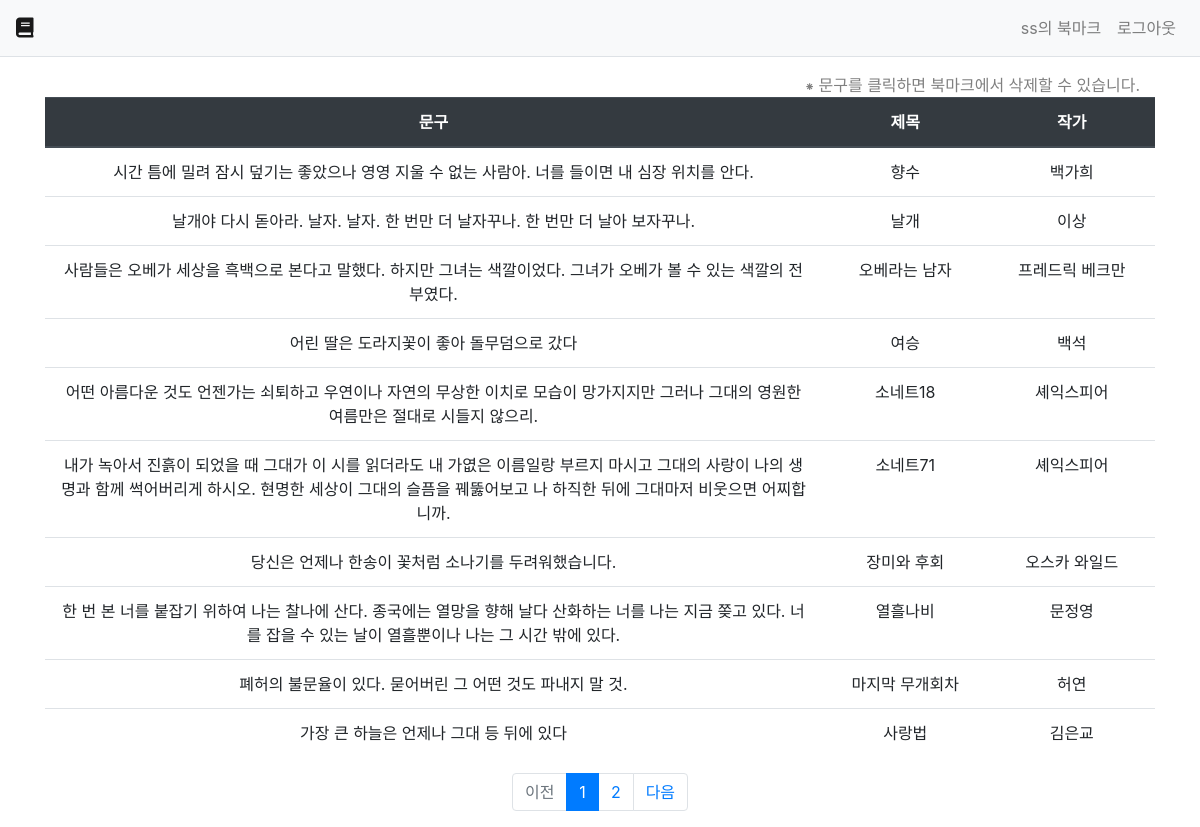
The app's page /main/bookmark/ (signed in), older data.
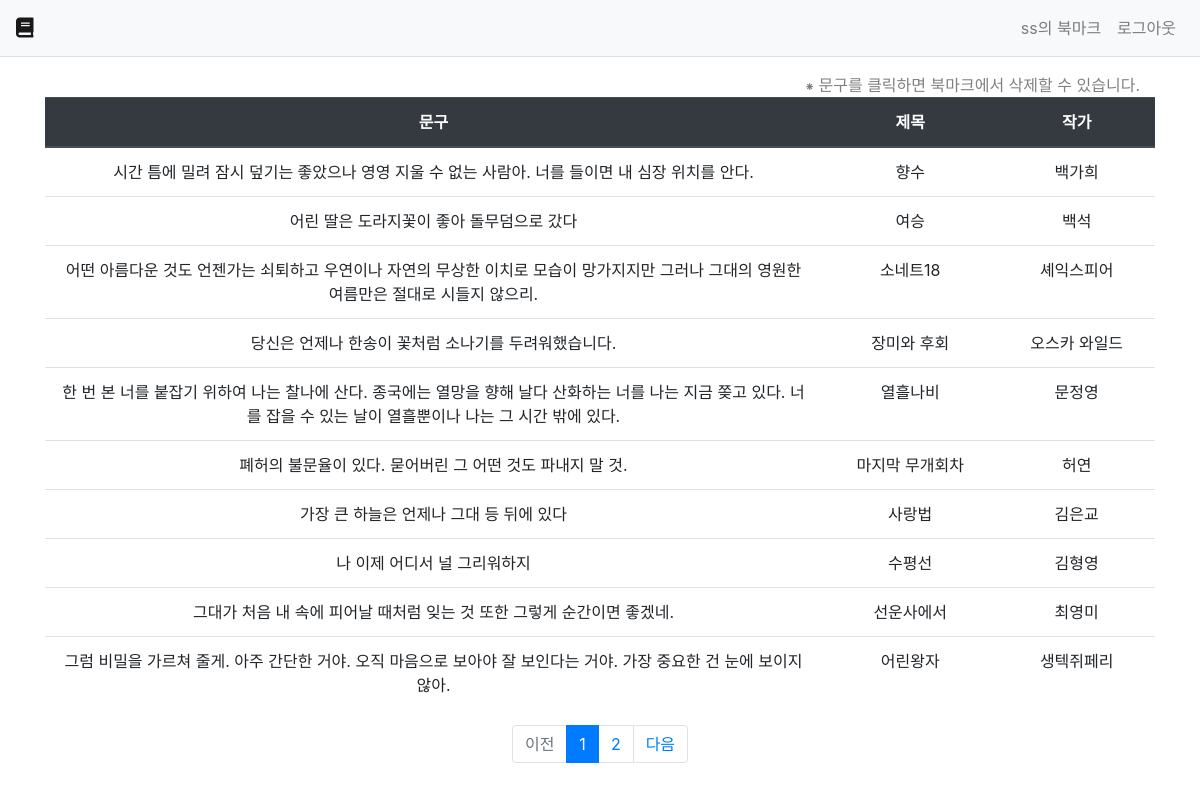
The same page, newer data.
### main/models.py (models this page shows, shortened)
class Sentence(models.Model):
    content = models.TextField("문구")
    title = models.CharField("제목", max_length=300)
    writer = models.CharField("작성자", max_length=100)
    bookmark = models.ManyToManyField(User, related_name='bookmark_sentence')

### main/views.py (the view)
# urls.py: path('bookmark/', views.bookmark, name='bookmark'),
@login_required(login_url='common:login')
def bookmark(request):
    user = User.objects.get(id=request.user.id)
    bookmark_list = user.bookmark_sentence.all()
    page=request.GET.get('page','1')
    paginator = Paginator(bookmark_list, 10)
    page_obj = paginator.get_page(page)
    context = {'bookmark_list':page_obj}
    return render(request, 'main/bookmark.html', context)

### templates/main/bookmark.html (shortened to what this page needs)
{% extends 'base.html' %}
{% block content %}
<div class="container my-3">
  <div class="col-12">
    <a style="float:right; color:gray;">⁕ 문구를 클릭하면 북마크에서 삭제할 수 있습니다.</a>
  </div>
  <table class="table table-hover bookmark_table" style="text-align:center;">
    <thead>
      <tr class="thead-dark">
        <th>문구</th>
        <th>제목</th>
        <th>작가</th>
      </tr>
    </thead>
    <tbody>
      {% if bookmark_list %}
        {% for bookmark in bookmark_list %}
          <tr>
            <td data-uri="{% url 'main:bookmark_delete' bookmark.id%}" style="width:70%" class="table_row" name="{{bookmark.id}}">{{bookmark.content}}</td>
            <td>{{bookmark.title}}</td>
            <td>{{ bookmark.writer }}</td>
          </tr>
        {% endfor %}
      {% endif %}
    </tbody>
  </table>
  <ul class="pagination justify-content-center">
    {% if bookmark_list.has_previoust %}
    <li class="page-item">
      <a class="page-link" href="?page={{bookmark_list.previous_page_number}}">이전</a>
    </li>
    {% else %}
    <li class="page-item disabled">
      <a class="page-link" tabindex="-1" aria-disabled="true" href="#">이전</a>
    </li>
    {% endif %}
    {% for page_number in bookmark_list.paginator.page_range %}
      {% if page_number == bookmark_list.number %}
      <li class="page-item active" aria-content="page">
        <a class="page-link" href="?page={{page_number}}">{{page_number}}</a>
      </li>
      {% else %}
      <li class="page-item">
        <a class="page-link" href="?page={{page_number}}">{{page_number}}</a>
      </li>
      {% endif %}
    {% endfor %}
    {% if bookmark_list.has_next %}
    <li class="page-item">
      <a class="page-link" href="?page={{bookmark_list.next_page_number}}">다음</a>
    </li>
    {% else %}
    <li class="page-item disabled">
      <a class="page-link" tabindex="-1" aria-disabled="true" href="#">다음</a>
    </li>
    {% endif %}
  </ul>
</div>
{% endblock%}

Row changes from the older to the newer data that the page shows:
removed Sentence: content "날개야 다시 돋아라. 날자. 날자. 한 번만 더 날자꾸나. 한 번만 더 날아 보자꾸나.", title "날개", writer "이상"
removed Sentence: content "사람들은 오베가 세상을 흑백으로 본다고 말했다. 하지만 그녀는 색깔이었다. 그녀가 오베가 볼 수 있는 색깔의 전부였다.", title "오베라는 남자", writer "프레드릭 베크만"
removed Sentence: content "내가 녹아서 진흙이 되었을 때 그대가 이 시를 읽더라도 내 가엾은 이름일랑 부르지 마시고 그대의 사랑이 나의 생명과 함께 썩어버리게 하시오. 현명한 세상이 그대의 슬픔을 꿰뚫어보고 나 하직한 뒤에 그대마저 비웃으면 어찌합니까.", title "소네트71", writer "셰익스피어"
now on this page (row unchanged): Sentence: content "나 이제 어디서 널 그리워하지", title "수평선", writer "김형영"
now on this page (row unchanged): Sentence: content "그대가 처음 내 속에 피어날 때처럼 잊는 것 또한 그렇게 순간이면 좋겠네.", title "선운사에서", writer "최영미"
now on this page (row unchanged): Sentence: content "그럼 비밀을 가르쳐 줄게. 아주 간단한 거야. 오직 마음으로 보아야 잘 보인다는 거야. 가장 중요한 건 눈에 보이지 않아.", title "어린왕자", writer "생텍쥐페리"
